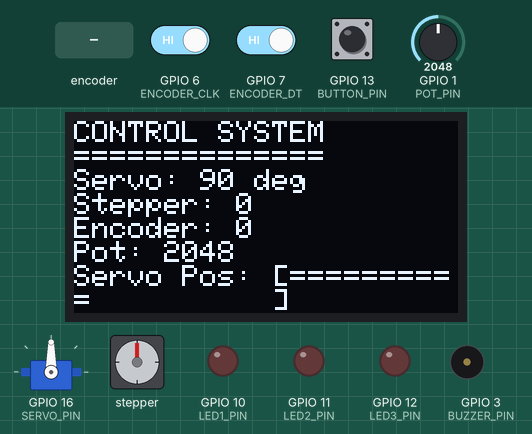
A sketch run on a simulated ESP32-S3. Shown: 128×64 one-colour display, servo, stepper motor, output pins drawn as LEDs (lit = HIGH), buzzer (waves = sounding). Dashed ring = blinking. The inputs (shaded band) are chosen by the test bench; at power-on: GPIO 1 (POT_PIN) = 2048, GPIO 13 (BUTTON_PIN) HIGH, GPIO 6 (ENCODER_CLK) HIGH, GPIO 7 (ENCODER_DT) HIGH. Stepper angles assume 2048 steps per turn; what the sketch prints to the serial monitor is not drawn.

Above: at 2.2 s.
2.3 s: GPIO 1 (POT_PIN) set to 214
At 4.9 s:
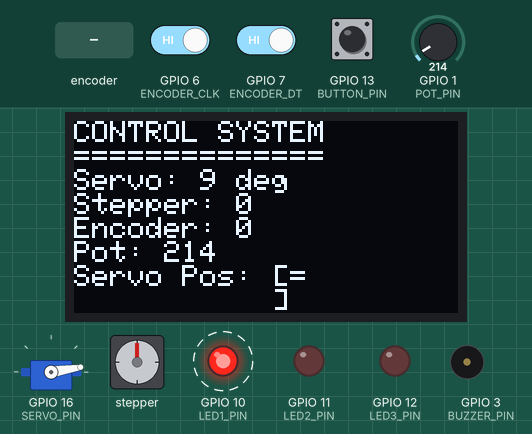
5.0 s: GPIO 1 (POT_PIN) set to 191
At 5.9 s:
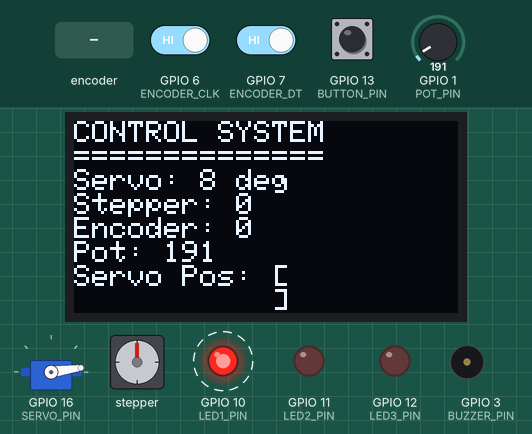
8.0 s: GPIO 1 (POT_PIN) set to 4095
At 8.9 s:
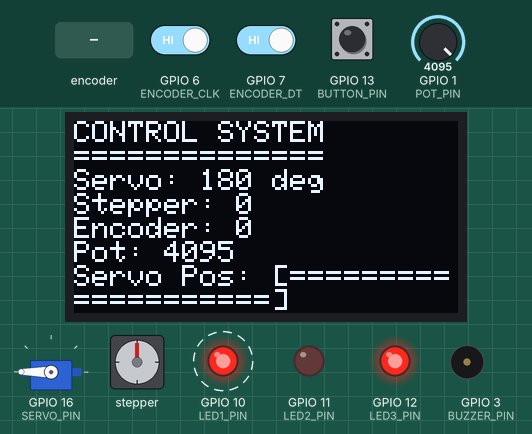
10.5 s: rotary encoder on GPIO 6 (ENCODER_CLK) / GPIO 7 (ENCODER_DT) turned 1 step (first pin leading)
At 10.69 s:
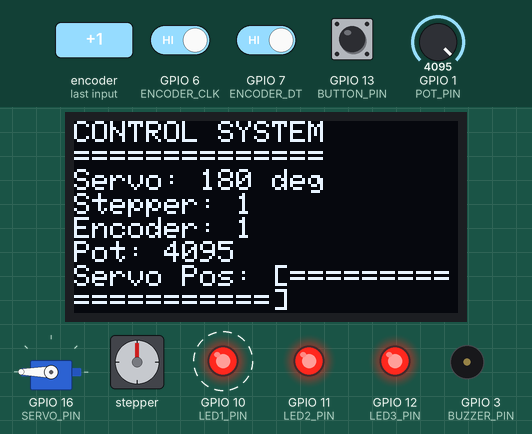
12.3 s: GPIO 13 (BUTTON_PIN) pulled LOW for 0.15 s
At 12.84 s:
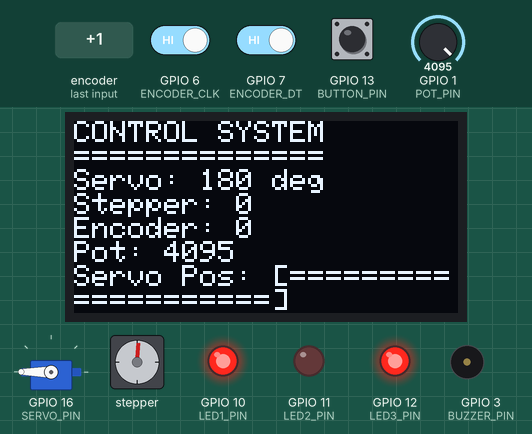
13.0 s: rotary encoder on GPIO 6 (ENCODER_CLK) / GPIO 7 (ENCODER_DT) turned 1 step (first pin leading)
At 13.77 s:
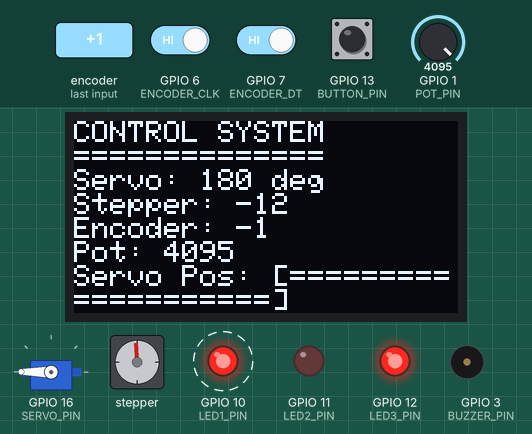
Timing chart, 0 to 16.0 s (numbered marks = the images above; inputs shaded):
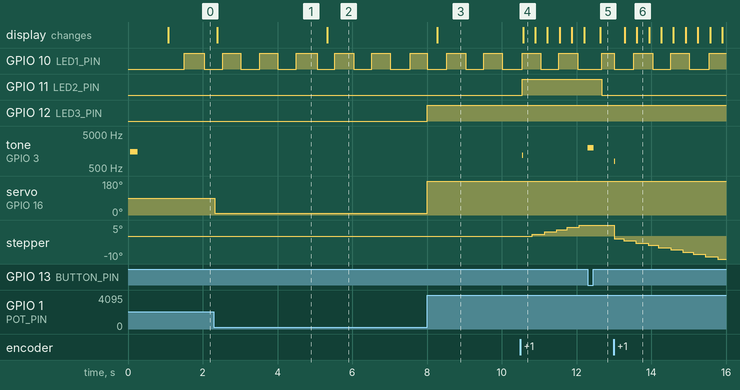

The sketch:

sketch.ino
```cpp
#include <Wire.h>
#include <Adafruit_GFX.h>
#include <Adafruit_SSD1306.h>
#include <AccelStepper.h>
#include <ESP32Servo.h>

// ===============================
// OLED DISPLAY
// ===============================
#define SCREEN_WIDTH 128
#define SCREEN_HEIGHT 64
Adafruit_SSD1306 display(SCREEN_WIDTH, SCREEN_HEIGHT, &Wire, -1);

// ===============================
// STEPPER MOTOR
// ===============================
AccelStepper stepper(AccelStepper::FULL4WIRE, 21, 39, 40, 38);

// ===============================
// SERVO MOTOR
// ===============================
Servo servo;
#define SERVO_PIN 16

// ===============================
// PIN DEFINITIONS
// ===============================
const int LED1_PIN = 10;
const int LED2_PIN = 11;
const int LED3_PIN = 12;
const int BUZZER_PIN = 3;
const int BUTTON_PIN = 13;
const int ENCODER_CLK = 6;
const int ENCODER_DT = 7;
const int POT_PIN = 1;

// ===============================
// VARIABLES
// ===============================
int potValue = 0;
int lastPotValue = 0;
int encoderValue = 0;
int lastEncoderState = 0;
int servoAngle = 90;
bool buttonState = false;

void setup() {
  Serial.begin(115200);
  Serial.println("Starting System...");

  // Initialize I2C for OLED
  Wire.begin(8, 9);

  // Initialize OLED
  if(!display.begin(SSD1306_SWITCHCAPVCC, 0x3C)) {
    Serial.println("OLED failed");
  } else {
    Serial.println("OLED OK");
  }

  // Initialize LEDs & Buzzer
  pinMode(LED1_PIN, OUTPUT);
  pinMode(LED2_PIN, OUTPUT);
  pinMode(LED3_PIN, OUTPUT);
  pinMode(BUZZER_PIN, OUTPUT);
  pinMode(BUTTON_PIN, INPUT_PULLUP);

  // Initialize Encoder
  pinMode(ENCODER_CLK, INPUT);
  pinMode(ENCODER_DT, INPUT);

  // Initialize Stepper
  stepper.setMaxSpeed(800);
  stepper.setAcceleration(400);
  stepper.setCurrentPosition(0);

  // Initialize Servo - FIXED
  ESP32PWM::allocateTimer(0);
  servo.setPeriodHertz(50);  // Standard 50Hz servo
  servo.attach(SERVO_PIN, 500, 2400); // Min 500us, Max 2400us
  servo.write(90); // Start at center position
  Serial.println("Servo initialized");

  // Welcome message
  display.clearDisplay();
  display.setTextSize(1);
  display.setTextColor(WHITE);
  display.setCursor(0, 0);
  display.println("SIMPLE CONTROL");
  display.println("Servo: Pot");
  display.println("Stepper: Encoder");
  display.display();

  // Welcome beep
  tone(BUZZER_PIN, 1500, 200);
  delay(1000);

  Serial.println("System Ready!");
}

void loop() {
  // Read potentiometer
  potValue = analogRead(POT_PIN);

  // Debug potentiometer values
  if (abs(potValue - lastPotValue) > 10) {
    Serial.print("Pot Value: ");
    Serial.println(potValue);
    lastPotValue = potValue;
  }

  // Control Servo with Potentiometer - FIXED MAPPING
  servoAngle = map(potValue, 0, 4095, 0, 180);
  servoAngle = constrain(servoAngle, 0, 180);
  servo.write(servoAngle);

  // Read encoder
  readEncoder();

  // Control Stepper with Encoder
  int targetPos = encoderValue * 100; // 100 steps per encoder click
  stepper.moveTo(targetPos);
  stepper.run();

  // LED effects
  controlLEDs();

  // Button function
  if (!digitalRead(BUTTON_PIN) && !buttonState) {
    buttonState = true;
    tone(BUZZER_PIN, 2000, 150);
    // Reset positions
    encoderValue = 0;
    stepper.setCurrentPosition(0);
    Serial.println("Reset positions");
    delay(300);
  }

  if (digitalRead(BUTTON_PIN)) {
    buttonState = false;
  }

  // Update display
  updateDisplay();

  delay(50);
}

void readEncoder() {
  int currentCLK = digitalRead(ENCODER_CLK);

  if (currentCLK != lastEncoderState && currentCLK == LOW) {
    if (digitalRead(ENCODER_DT) == LOW) {
      encoderValue++;
      Serial.print("Encoder ++: ");
      Serial.println(encoderValue);
      tone(BUZZER_PIN, 1200, 30);
    } else {
      encoderValue--;
      Serial.print("Encoder --: ");
      Serial.println(encoderValue);
      tone(BUZZER_PIN, 800, 30);
    }
    // Limit range
    encoderValue = constrain(encoderValue, -40, 40);
  }
  lastEncoderState = currentCLK;
}

void controlLEDs() {
  // LED1 - blinks with activity
  digitalWrite(LED1_PIN, (millis() / 500) % 2);

  // LED2 - on when stepper moving forward
  digitalWrite(LED2_PIN, encoderValue > 0);

  // LED3 - on when servo > 90 degrees
  digitalWrite(LED3_PIN, servoAngle > 90);
}

void updateDisplay() {
  static unsigned long lastUpdate = 0;
  if (millis() - lastUpdate < 300) return;
  lastUpdate = millis();

  display.clearDisplay();
  display.setCursor(0, 0);

  display.println("CONTROL SYSTEM");
  display.println("==============");
  display.print("Servo: ");
  display.print(servoAngle);
  display.println(" deg");
  display.print("Stepper: ");
  display.println(stepper.currentPosition());
  display.print("Encoder: ");
  display.println(encoderValue);
  display.print("Pot: ");
  display.println(potValue);

  // Visual indicator
  display.print("Servo Pos: [");
  int barWidth = map(servoAngle, 0, 180, 0, 20);
  for(int i = 0; i < 20; i++) {
    if(i < barWidth) display.print("=");
    else display.print(" ");
  }
  display.println("]");

  display.display();
}
```

Measured:
- the behaviour switches between 205 and 204 on GPIO 1 (POT_PIN) (found by bisection; images 1 and 2)
- after the input at 2.3 s, servo on GPIO 16 (SERVO_PIN): 90° → 9° at once; the display: changes after 0.09 s (image 1)
- after the input at 5.0 s, servo on GPIO 16 (SERVO_PIN): 9° → 8° after 0.06 s; the display: changes after 0.34 s (image 2)
- after the input at 8.0 s, GPIO 12 (LED3_PIN): LOW → HIGH at once; servo on GPIO 16 (SERVO_PIN): 8° → 180° at once; the display: changes after 0.28 s (image 3)
- after the input at 10.5 s, GPIO 11 (LED2_PIN): LOW → HIGH at once; tone on GPIO 3 (BUZZER_PIN): silent → 1200 Hz at once, → silent 0.03 s later; stepper: keeps turning clockwise at about 4°/s, starting after 0.32 s; the display: changes after 0.07 s (image 4)
- after the input at 12.3 s, GPIO 11 (LED2_PIN): HIGH → LOW after 0.38 s; tone on GPIO 3 (BUZZER_PIN): silent → 2000 Hz at once, → silent 0.15 s later; stepper: stops changing and stays 5°
- after the input at 13.0 s, tone on GPIO 3 (BUZZER_PIN): silent → 800 Hz at once, → silent 0.03 s later; stepper: keeps turning counter-clockwise at about 5°/s, starting at once; the display: first changes after 0.29 s (image 6 shows a later state)
- by itself, GPIO 10 (LED1_PIN): alternates HIGH for 0.50 s and LOW for 0.53 s
